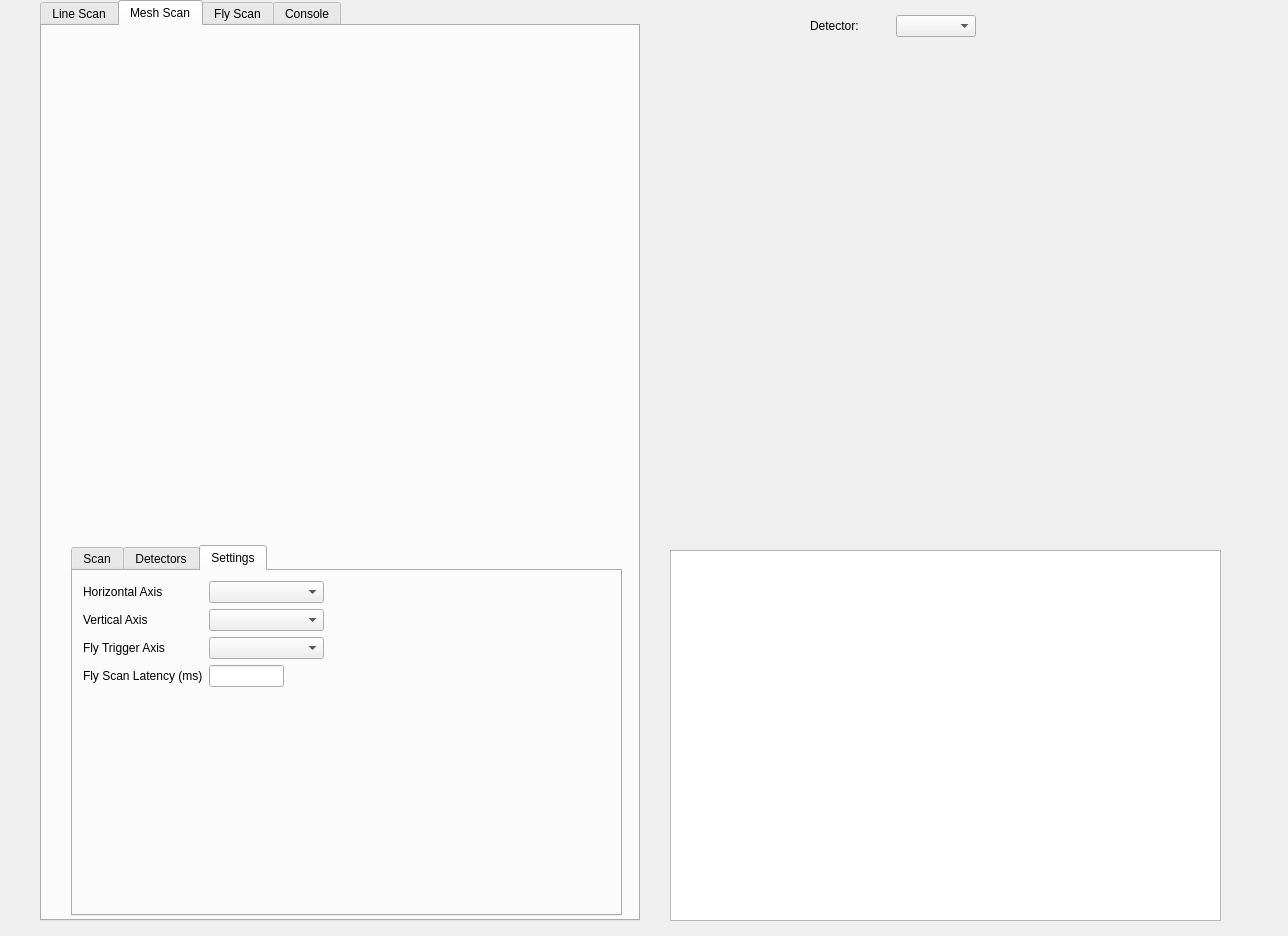
<?xml version="1.0" encoding="UTF-8"?>
<ui version="4.0">
 <class>Dialog</class>
 <widget class="QDialog" name="Dialog">
  <property name="geometry">
   <rect>
    <x>0</x>
    <y>0</y>
    <width>1288</width>
    <height>936</height>
   </rect>
  </property>
  <property name="windowTitle">
   <string>Contrast STXM</string>
  </property>
  <widget class="PlotWidget" name="plot_widget" native="true">
   <property name="geometry">
    <rect>
     <x>670</x>
     <y>60</y>
     <width>550</width>
     <height>480</height>
    </rect>
   </property>
   <property name="minimumSize">
    <size>
     <width>541</width>
     <height>0</height>
    </size>
   </property>
  </widget>
  <widget class="QTableWidget" name="motor_table">
   <property name="geometry">
    <rect>
     <x>670</x>
     <y>550</y>
     <width>551</width>
     <height>371</height>
    </rect>
   </property>
  </widget>
  <widget class="QTabWidget" name="tabWidget">
   <property name="geometry">
    <rect>
     <x>40</x>
     <y>0</y>
     <width>600</width>
     <height>921</height>
    </rect>
   </property>
   <property name="whatsThis">
    <string>&lt;html&gt;&lt;head/&gt;&lt;body&gt;&lt;p&gt;Line Scan Tab&lt;/p&gt;&lt;/body&gt;&lt;/html&gt;</string>
   </property>
   <property name="currentIndex">
    <number>1</number>
   </property>
   <widget class="QWidget" name="line">
    <attribute name="title">
     <string>Line Scan</string>
    </attribute>
    <widget class="PlotWidget" name="line_scan_widget" native="true">
     <property name="geometry">
      <rect>
       <x>30</x>
       <y>30</y>
       <width>550</width>
       <height>480</height>
      </rect>
     </property>
    </widget>
    <widget class="QWidget" name="horizontalLayoutWidget">
     <property name="geometry">
      <rect>
       <x>10</x>
       <y>550</y>
       <width>561</width>
       <height>291</height>
      </rect>
     </property>
     <layout class="QHBoxLayout" name="horizontalLayout">
      <item>
       <widget class="QGroupBox" name="groupBox">
        <property name="sizePolicy">
         <sizepolicy hsizetype="Preferred" vsizetype="Expanding">
          <horstretch>0</horstretch>
          <verstretch>0</verstretch>
         </sizepolicy>
        </property>
        <property name="minimumSize">
         <size>
          <width>230</width>
          <height>0</height>
         </size>
        </property>
        <property name="title">
         <string>Scan Parameters</string>
        </property>
        <widget class="QWidget" name="formLayoutWidget">
         <property name="geometry">
          <rect>
           <x>10</x>
           <y>30</y>
           <width>208</width>
           <height>255</height>
          </rect>
         </property>
         <layout class="QFormLayout" name="formLayout">
          <item row="0" column="0">
           <widget class="QLabel" name="ls_label">
            <property name="text">
             <string>Motor: </string>
            </property>
           </widget>
          </item>
          <item row="0" column="1">
           <widget class="QComboBox" name="ls_mot_sel_combo"/>
          </item>
          <item row="2" column="0">
           <widget class="QLabel" name="ls_label_3">
            <property name="text">
             <string>Start (µm): </string>
            </property>
           </widget>
          </item>
          <item row="3" column="0">
           <widget class="QLabel" name="ls_label_4">
            <property name="text">
             <string>Stop (µm): </string>
            </property>
           </widget>
          </item>
          <item row="3" column="1">
           <widget class="QLineEdit" name="ls_stop_edit"/>
          </item>
          <item row="4" column="0">
           <widget class="QLabel" name="ls_label_5">
            <property name="text">
             <string>Points #: </string>
            </property>
           </widget>
          </item>
          <item row="5" column="0">
           <widget class="QLabel" name="ls_label_6">
            <property name="text">
             <string>Dwell (ms): </string>
            </property>
           </widget>
          </item>
          <item row="4" column="1">
           <widget class="QLineEdit" name="ls_points_n_edit"/>
          </item>
          <item row="5" column="1">
           <widget class="QLineEdit" name="ls_dwell_edit"/>
          </item>
          <item row="2" column="1">
           <widget class="QLineEdit" name="ls_start_edit">
            <property name="sizePolicy">
             <sizepolicy hsizetype="MinimumExpanding" vsizetype="Fixed">
              <horstretch>5</horstretch>
              <verstretch>0</verstretch>
             </sizepolicy>
            </property>
            <property name="minimumSize">
             <size>
              <width>20</width>
              <height>20</height>
             </size>
            </property>
            <property name="baseSize">
             <size>
              <width>0</width>
              <height>0</height>
             </size>
            </property>
           </widget>
          </item>
          <item row="1" column="0">
           <widget class="QLabel" name="ls_label_2">
            <property name="text">
             <string>Point Det: </string>
            </property>
           </widget>
          </item>
          <item row="1" column="1">
           <widget class="QComboBox" name="ls_det_sel_combo"/>
          </item>
          <item row="6" column="0">
           <widget class="QPushButton" name="ls_macro_start_btn">
            <property name="text">
             <string>Start</string>
            </property>
           </widget>
          </item>
          <item row="6" column="1">
           <widget class="QPushButton" name="ls_macro_cancel_btn">
            <property name="text">
             <string>Cancel</string>
            </property>
           </widget>
          </item>
         </layout>
        </widget>
       </widget>
      </item>
      <item>
       <widget class="QGroupBox" name="groupBox_2">
        <property name="sizePolicy">
         <sizepolicy hsizetype="Expanding" vsizetype="Preferred">
          <horstretch>0</horstretch>
          <verstretch>0</verstretch>
         </sizepolicy>
        </property>
        <property name="title">
         <string>Detector Settings</string>
        </property>
        <widget class="QWidget" name="verticalLayoutWidget">
         <property name="geometry">
          <rect>
           <x>9</x>
           <y>19</y>
           <width>301</width>
           <height>261</height>
          </rect>
         </property>
         <layout class="QVBoxLayout" name="verticalLayout">
          <item>
           <widget class="QComboBox" name="ls_det_par_combo"/>
          </item>
          <item>
           <widget class="ParameterTree" name="det_par_widget" native="true"/>
          </item>
         </layout>
        </widget>
       </widget>
      </item>
     </layout>
    </widget>
   </widget>
   <widget class="QWidget" name="mesh">
    <attribute name="title">
     <string>Mesh Scan</string>
    </attribute>
    <widget class="GraphicsLayoutWidget" name="mesh_scan_widget" native="true">
     <property name="geometry">
      <rect>
       <x>30</x>
       <y>30</y>
       <width>550</width>
       <height>480</height>
      </rect>
     </property>
     <property name="contextMenuPolicy">
      <enum>Qt::CustomContextMenu</enum>
     </property>
    </widget>
    <widget class="QTabWidget" name="tabWidget_2">
     <property name="geometry">
      <rect>
       <x>29</x>
       <y>519</y>
       <width>551</width>
       <height>371</height>
      </rect>
     </property>
     <property name="tabShape">
      <enum>QTabWidget::Rounded</enum>
     </property>
     <property name="currentIndex">
      <number>2</number>
     </property>
     <widget class="QWidget" name="tab">
      <attribute name="title">
       <string>Scan</string>
      </attribute>
      <widget class="QWidget" name="formLayoutWidget_2">
       <property name="geometry">
        <rect>
         <x>10</x>
         <y>10</y>
         <width>241</width>
         <height>221</height>
        </rect>
       </property>
       <layout class="QFormLayout" name="formLayout_2">
        <item row="0" column="0">
         <widget class="QLabel" name="ms_label_7">
          <property name="text">
           <string>Fast Axis: </string>
          </property>
         </widget>
        </item>
        <item row="0" column="1">
         <widget class="QComboBox" name="ms_fast_mot_sel_combo"/>
        </item>
        <item row="1" column="0">
         <widget class="QLabel" name="ms_label_9">
          <property name="text">
           <string>Start (µm): </string>
          </property>
         </widget>
        </item>
        <item row="1" column="1">
         <widget class="QLineEdit" name="ms_fast_start_edit">
          <property name="sizePolicy">
           <sizepolicy hsizetype="MinimumExpanding" vsizetype="Fixed">
            <horstretch>5</horstretch>
            <verstretch>0</verstretch>
           </sizepolicy>
          </property>
          <property name="minimumSize">
           <size>
            <width>20</width>
            <height>20</height>
           </size>
          </property>
          <property name="baseSize">
           <size>
            <width>0</width>
            <height>0</height>
           </size>
          </property>
         </widget>
        </item>
        <item row="2" column="0">
         <widget class="QLabel" name="ms_label_10">
          <property name="text">
           <string>Stop (µm): </string>
          </property>
         </widget>
        </item>
        <item row="2" column="1">
         <widget class="QLineEdit" name="ms_fast_stop_edit"/>
        </item>
        <item row="3" column="0">
         <widget class="QLabel" name="ms_label_11">
          <property name="text">
           <string>Points #: </string>
          </property>
         </widget>
        </item>
        <item row="3" column="1">
         <widget class="QLineEdit" name="ms_fast_points_n_edit"/>
        </item>
        <item row="4" column="0">
         <widget class="QLabel" name="ms_dwell_label">
          <property name="text">
           <string>Dwell (ms): </string>
          </property>
         </widget>
        </item>
        <item row="4" column="1">
         <widget class="QLineEdit" name="ms_dwell_edit"/>
        </item>
        <item row="5" column="0">
         <widget class="QPushButton" name="ms_macro_start_btn">
          <property name="text">
           <string>Start</string>
          </property>
         </widget>
        </item>
        <item row="5" column="1">
         <widget class="QPushButton" name="ms_macro_cancel_btn">
          <property name="text">
           <string>Cancel</string>
          </property>
         </widget>
        </item>
       </layout>
      </widget>
      <widget class="QWidget" name="formLayoutWidget_3">
       <property name="geometry">
        <rect>
         <x>260</x>
         <y>10</y>
         <width>241</width>
         <height>141</height>
        </rect>
       </property>
       <layout class="QFormLayout" name="formLayout_3">
        <item row="0" column="0">
         <widget class="QLabel" name="ms_label_8">
          <property name="text">
           <string>Slow Axis: </string>
          </property>
         </widget>
        </item>
        <item row="0" column="1">
         <widget class="QComboBox" name="ms_slow_mot_sel_combo"/>
        </item>
        <item row="1" column="0">
         <widget class="QLabel" name="ms_label_13">
          <property name="text">
           <string>Start (µm): </string>
          </property>
         </widget>
        </item>
        <item row="1" column="1">
         <widget class="QLineEdit" name="ms_slow_start_edit">
          <property name="sizePolicy">
           <sizepolicy hsizetype="MinimumExpanding" vsizetype="Fixed">
            <horstretch>5</horstretch>
            <verstretch>0</verstretch>
           </sizepolicy>
          </property>
          <property name="minimumSize">
           <size>
            <width>20</width>
            <height>20</height>
           </size>
          </property>
          <property name="baseSize">
           <size>
            <width>0</width>
            <height>0</height>
           </size>
          </property>
         </widget>
        </item>
        <item row="2" column="0">
         <widget class="QLabel" name="ms_label_14">
          <property name="text">
           <string>Stop (µm): </string>
          </property>
         </widget>
        </item>
        <item row="2" column="1">
         <widget class="QLineEdit" name="ms_slow_stop_edit"/>
        </item>
        <item row="3" column="0">
         <widget class="QLabel" name="ms_label_15">
          <property name="text">
           <string>Points #: </string>
          </property>
         </widget>
        </item>
        <item row="3" column="1">
         <widget class="QLineEdit" name="ms_slow_points_n_edit"/>
        </item>
       </layout>
      </widget>
      <widget class="QWidget" name="verticalLayoutWidget_2">
       <property name="geometry">
        <rect>
         <x>280</x>
         <y>160</y>
         <width>121</width>
         <height>161</height>
        </rect>
       </property>
       <layout class="QVBoxLayout" name="verticalLayout_2">
        <item>
         <widget class="QCheckBox" name="ms_fly_cb">
          <property name="text">
           <string>Fly Scan</string>
          </property>
         </widget>
        </item>
        <item>
         <widget class="QCheckBox" name="ms_show_roi_cb">
          <property name="text">
           <string>Show ROI</string>
          </property>
         </widget>
        </item>
        <item>
         <widget class="QCheckBox" name="ms_keep_img_cb">
          <property name="text">
           <string>Keep images</string>
          </property>
         </widget>
        </item>
        <item>
         <spacer name="verticalSpacer">
          <property name="orientation">
           <enum>Qt::Vertical</enum>
          </property>
          <property name="sizeHint" stdset="0">
           <size>
            <width>20</width>
            <height>40</height>
           </size>
          </property>
         </spacer>
        </item>
       </layout>
      </widget>
     </widget>
     <widget class="QWidget" name="tab_2">
      <attribute name="title">
       <string>Detectors</string>
      </attribute>
      <widget class="QLabel" name="ms_det_label">
       <property name="geometry">
        <rect>
         <x>27</x>
         <y>22</y>
         <width>88</width>
         <height>26</height>
        </rect>
       </property>
       <property name="text">
        <string>Point Detector</string>
       </property>
      </widget>
      <widget class="QComboBox" name="ms_det_sel_combo">
       <property name="geometry">
        <rect>
         <x>120</x>
         <y>20</y>
         <width>103</width>
         <height>32</height>
        </rect>
       </property>
      </widget>
     </widget>
     <widget class="QWidget" name="tab_3">
      <attribute name="title">
       <string>Settings</string>
      </attribute>
      <widget class="QWidget" name="formLayoutWidget_4">
       <property name="geometry">
        <rect>
         <x>10</x>
         <y>10</y>
         <width>241</width>
         <height>171</height>
        </rect>
       </property>
       <layout class="QFormLayout" name="formLayout_4">
        <item row="0" column="0">
         <widget class="QLabel" name="ms_ha_label">
          <property name="text">
           <string>Horizontal Axis</string>
          </property>
         </widget>
        </item>
        <item row="0" column="1">
         <widget class="QComboBox" name="ms_hor_axis_combo"/>
        </item>
        <item row="1" column="0">
         <widget class="QLabel" name="ms_va_label">
          <property name="text">
           <string>Vertical Axis</string>
          </property>
         </widget>
        </item>
        <item row="1" column="1">
         <widget class="QComboBox" name="ms_vert_axis_combo"/>
        </item>
        <item row="2" column="0">
         <widget class="QLabel" name="label">
          <property name="text">
           <string>Fly Trigger Axis</string>
          </property>
         </widget>
        </item>
        <item row="2" column="1">
         <widget class="QComboBox" name="ms_flytrig_axis_combo"/>
        </item>
        <item row="3" column="0">
         <widget class="QLabel" name="label_2">
          <property name="text">
           <string>Fly Scan Latency (ms)</string>
          </property>
         </widget>
        </item>
        <item row="3" column="1">
         <widget class="QLineEdit" name="ms_flylatency_edit">
          <property name="sizePolicy">
           <sizepolicy hsizetype="Preferred" vsizetype="Fixed">
            <horstretch>5</horstretch>
            <verstretch>0</verstretch>
           </sizepolicy>
          </property>
          <property name="maximumSize">
           <size>
            <width>75</width>
            <height>16777215</height>
           </size>
          </property>
          <property name="maxLength">
           <number>10</number>
          </property>
         </widget>
        </item>
       </layout>
      </widget>
     </widget>
    </widget>
   </widget>
   <widget class="QWidget" name="fly">
    <attribute name="title">
     <string>Fly Scan</string>
    </attribute>
   </widget>
   <widget class="QWidget" name="console">
    <attribute name="title">
     <string>Console</string>
    </attribute>
   </widget>
  </widget>
  <widget class="QWidget" name="layoutWidget">
   <property name="geometry">
    <rect>
     <x>810</x>
     <y>10</y>
     <width>166</width>
     <height>32</height>
    </rect>
   </property>
   <layout class="QHBoxLayout" name="det_sel_layout">
    <item>
     <widget class="QLabel" name="det_label1">
      <property name="text">
       <string>Detector:</string>
      </property>
     </widget>
    </item>
    <item>
     <widget class="QComboBox" name="det_combo"/>
    </item>
   </layout>
  </widget>
 </widget>
 <customwidgets>
  <customwidget>
   <class>PlotWidget</class>
   <extends>QWidget</extends>
   <header location="global">pyqtgraph</header>
   <container>1</container>
  </customwidget>
  <customwidget>
   <class>ParameterTree</class>
   <extends>QWidget</extends>
   <header location="global">pyqtgraph.parametertree</header>
   <container>1</container>
  </customwidget>
  <customwidget>
   <class>GraphicsLayoutWidget</class>
   <extends>QWidget</extends>
   <header location="global">pyqtgraph</header>
   <container>1</container>
  </customwidget>
 </customwidgets>
 <resources/>
 <connections/>
</ui>
